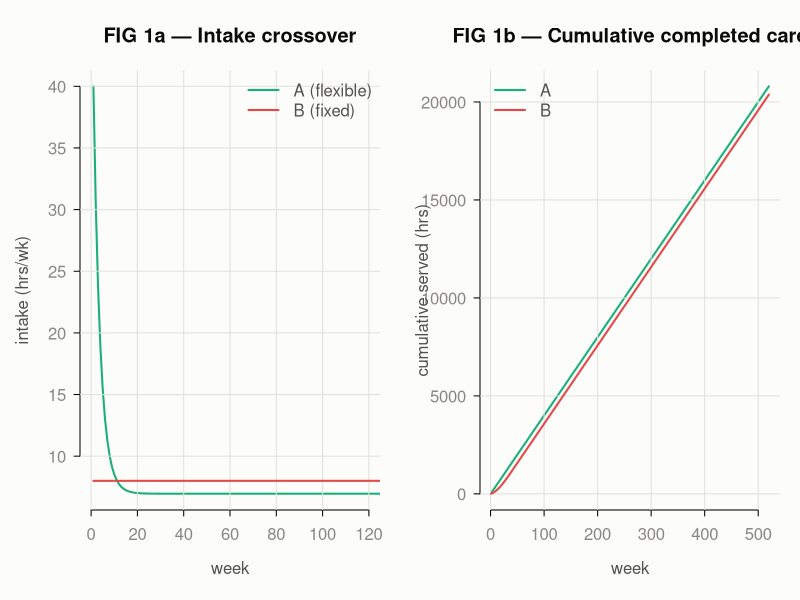
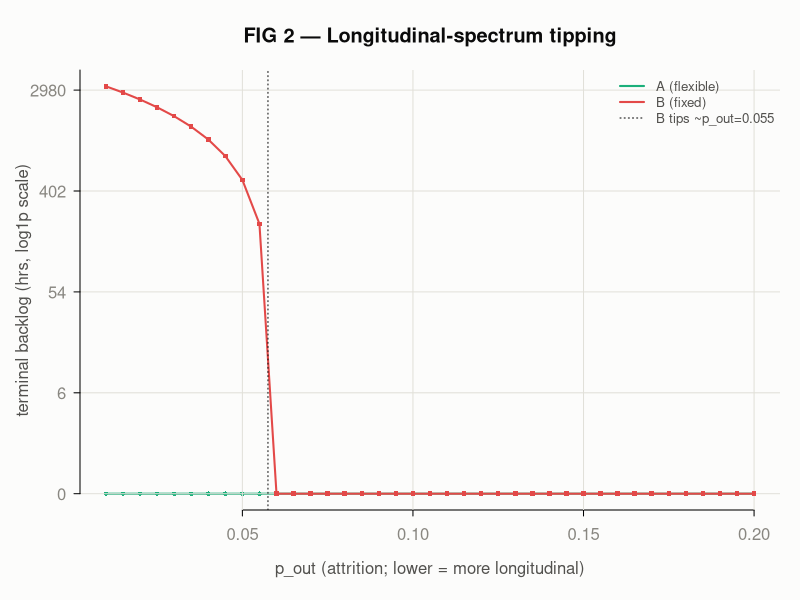
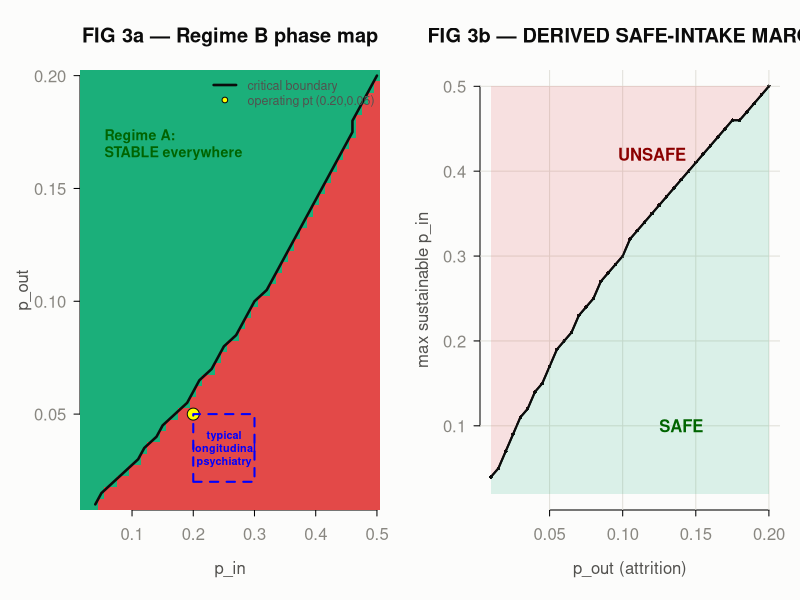
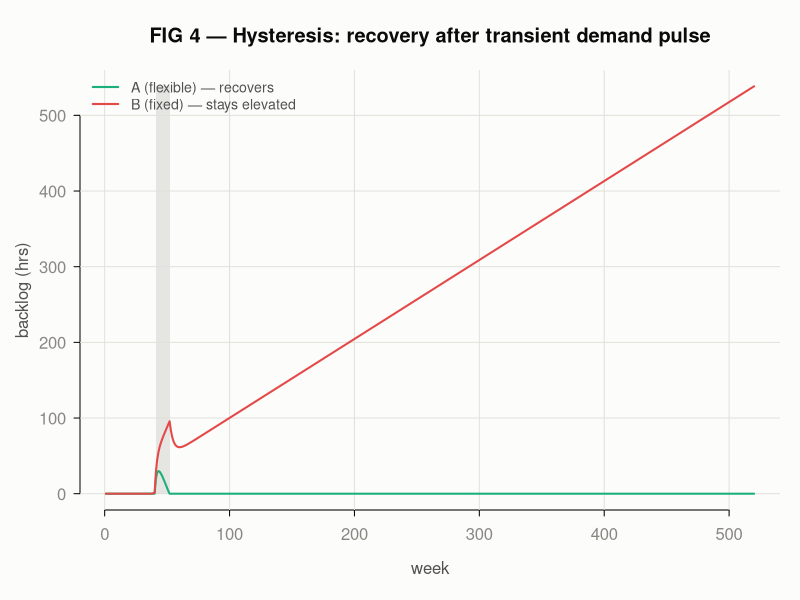

R code for these plots, in order:
# LCPO — mvp.R
# First-pillar MVP,
# Run: Rscript mvp.R
#
# Two intake-governance regimes on identical demand/capacity dynamics:
#   A = flexible / residual intake  (obligations served first; intake = residual)
#   B = reactive  / fixed intake     (p_in*C reserved off the top; intake first)
#
# Dormant for this MVP (held at identity, so accumulation = capacity-
# overflowing demand, NOT hidden demand): p_surf = 1 (full observability),
# p_uti = 1 (no no-shows). Those knobs are minimal.R's pillar (the censored-
# signal claim); the compositional mess of outflow (formal discharge vs.
# uncertain attrition/balking/death) is deliberately not modeled as a single
# lever here either. This script isolates one question: does the capacity-
# split rule between standing obligations and new intake, on its own,
# separate unconditional stability from structural divergence?

# ------------------------------- CONFIG -------------------------------------
PARAMS <- list(
  C             = 40.0,   # weekly capacity (hours), single clinician
  n_weeks       = 520,    # horizon (10 yrs): separates divergence from slow transient
  p_in          = 0.20,   # intake reservation fraction (Regime B lever; endogenous in A)
  p_out         = 0.05,   # panel attrition / week. LOWER = more longitudinally-bounded.
  p_gen         = 1.00,   # forward obligation generated per served encounter
  p_act         = 0.25,   # activation: fraction of panel obligation coming due per week
  p_out_backlog = 0.00    # attrition on carried-over backlog (0 = permanent until served)
)

SWEEPS <- list(
  pout_grid     = round(seq(0.01, 0.20, by = 0.005), 4),  # FIG 2 & 3
  pin_grid      = round(seq(0.02, 0.50, by = 0.01),  3),  # FIG 3 (floor 0.02 completes curve)
  pulse_weeks   = c(40, 52),  # FIG 4 transient window, Python-style [start, end)
  pulse_factor  = 1.8,        # FIG 4 p_act multiplier during pulse
  div_slope_eps = 0.05        # divergence: last-third backlog slope threshold (hrs/wk)
)

# ------------------------------- KERNEL -------------------------------------
# One run. regime in {"A","B"}. Starts empty (panel=0, backlog=0).
simulate <- function(regime, C, n_weeks, p_in, p_out, p_gen, p_act, p_out_backlog,
                      act_series = NULL, div_slope_eps = 0.05) {
  panel   <- 0.0   # latent follow-up obligation stock (hours)
  backlog <- 0.0   # carried-over unserved demand (hours)
  intake_t <- backlog_t <- panel_t <- served_t <- numeric(n_weeks)
  completed_care <- 0.0
  overflow_cum   <- 0.0

  for (w in seq_len(n_weeks)) {
    pact       <- if (is.null(act_series)) p_act else act_series[w]
    follow_due <- panel * pact
    obligation <- follow_due + backlog             # follow-up + carried backlog

    if (regime == "B") {                            # fixed intake off the top
      served_intake <- min(p_in * C, C)
      served_oblig  <- min(obligation, C - served_intake)
    } else {                                        # A: obligations first, intake = residual
      served_oblig  <- min(obligation, C)
      served_intake <- max(0.0, C - served_oblig)
    }

    unserved     <- obligation - served_oblig
    overflow_cum <- overflow_cum + max(0.0, unserved)
    generated    <- (served_oblig + served_intake) * p_gen

    panel   <- max(0.0, (panel - follow_due + generated) * (1 - p_out))
    backlog <- max(0.0, unserved * (1 - p_out_backlog))
    completed_care <- completed_care + served_oblig + served_intake

    intake_t[w]  <- served_intake
    backlog_t[w] <- backlog
    panel_t[w]   <- panel
    served_t[w]  <- served_oblig + served_intake
  }

  # Last-third divergence test.
  start <- floor(2 * n_weeks / 3) + 1
  last  <- backlog_t[start:n_weeks]
  idx   <- seq_along(last)
  # Closed-form OLS slope
  slope <- if (length(idx) > 1) cov(idx, last) / var(idx) else 0
  diverging <- (slope > div_slope_eps) && (backlog_t[n_weeks] > 1)

  list(
    intake = intake_t, backlog = backlog_t, panel = panel_t,
    served_total = served_t, terminal_backlog = backlog_t[n_weeks],
    total_care = completed_care, slope = slope, diverging = diverging,
    overflow_cumulative = overflow_cum
  )
}

# Convenience wrapper: run a regime with inline param overrides.
run <- function(regime, act_series = NULL, ...) {
  p <- modifyList(PARAMS, list(...))
  do.call(simulate, c(list(regime = regime, act_series = act_series,
                            div_slope_eps = SWEEPS$div_slope_eps), p))
}

# ------------------------------ PLOTTING -------------------------------------
dir.create("figs", showWarnings = FALSE)

PAL <- list(
  surface = "#fcfcfb", grid = "#e1e0d9", muted = "#898781",
  ink2 = "#52514e", ink = "#0b0b0b",
  A = "#1baf7a",   # flexible/residual -- stable
  B = "#e34948"    # reactive/fixed -- unstable
)

open_png <- function(path, w = 1700, h = 900) {
  png(path, width = w, height = h, res = 150)
  par(family = "sans", bg = PAL$surface, col.axis = PAL$muted,
      col.lab = PAL$ink2, col.main = PAL$ink, las = 1, bty = "n",
      mgp = c(2.4, 0.7, 0), tcl = -0.3, mar = c(4.5, 4, 3.5, 1))
}

# =========================== FIG 1 — MECHANISM ==============================
A <- run("A"); B <- run("B")
wk <- seq_len(PARAMS$n_weeks)

open_png("figs/regime_fig1_mechanism.png", w = 1950, h = 660)
par(mfrow = c(1, 2))

plot(wk, A$intake, type = "l", col = PAL$A, lwd = 2, xlim = c(0, 120),
     ylim = range(A$intake, B$intake), xlab = "week", ylab = "intake (hrs/wk)",
     main = "FIG 1a — Intake crossover")
grid(col = PAL$grid, lty = 1)
lines(wk, B$intake, col = PAL$B, lwd = 2)
legend("topright", bty = "n", lwd = 2, col = c(PAL$A, PAL$B),
       legend = c("A (flexible)", "B (fixed)"), text.col = PAL$ink2)

cumA <- cumsum(A$served_total); cumB <- cumsum(B$served_total)
plot(wk, cumA, type = "l", col = PAL$A, lwd = 2, ylim = range(cumA, cumB),
     xlab = "week", ylab = "cumulative served (hrs)",
     main = "FIG 1b — Cumulative completed care")
grid(col = PAL$grid, lty = 1)
lines(wk, cumB, col = PAL$B, lwd = 2)
legend("topleft", bty = "n", lwd = 2, col = c(PAL$A, PAL$B),
       legend = c("A", "B"), text.col = PAL$ink2)
dev.off()

# Crossover week index
cross <- which(diff(sign(A$intake - B$intake)) != 0) - 1

# ==================== FIG 2 — STRUCTURAL (p_out spectrum) ===================
A_term <- numeric(length(SWEEPS$pout_grid))
B_term <- numeric(length(SWEEPS$pout_grid))
B_tip  <- NULL
for (i in seq_along(SWEEPS$pout_grid)) {
  po <- SWEEPS$pout_grid[i]
  a <- run("A", p_out = po); b <- run("B", p_out = po)
  A_term[i] <- a$terminal_backlog
  B_term[i] <- b$terminal_backlog
  if (b$diverging) B_tip <- po      # ascending grid -> ends at the tipping boundary
}

yA <- log1p(A_term); yB <- log1p(B_term)

open_png("figs/regime_fig2_structural.png", w = 1200, h = 690)
plot(SWEEPS$pout_grid, yA, type = "o", col = PAL$A, pch = 16, cex = 0.6, lwd = 2,
     ylim = range(yA, yB), yaxt = "n",
     xlab = "p_out (attrition; lower = more longitudinal)",
     ylab = "terminal backlog (hrs, log1p scale)",
     main = "FIG 2 — Longitudinal-spectrum tipping")
grid(col = PAL$grid, lty = 1)
ticks <- pretty(c(yA, yB))
axis(2, at = ticks, labels = round(expm1(ticks)))
lines(SWEEPS$pout_grid, yB, type = "o", col = PAL$B, pch = 15, cex = 0.6, lwd = 2)

leg_lab <- c("A (flexible)", "B (fixed)")
leg_lty <- c(1, 1); leg_lwd <- c(2, 2); leg_col <- c(PAL$A, PAL$B)
if (!is.null(B_tip)) {
  abline(v = B_tip + 0.0025, lty = 3, col = PAL$ink)
  leg_lab <- c(leg_lab, sprintf("B tips ~p_out=%s", B_tip))
  leg_lty <- c(leg_lty, 3); leg_lwd <- c(leg_lwd, 1); leg_col <- c(leg_col, PAL$ink)
}
legend("topright", bty = "n", cex = 0.8, text.col = PAL$ink2,
       lty = leg_lty, lwd = leg_lwd, col = leg_col, legend = leg_lab)
dev.off()

# ============= FIG 3 — PHASE DIAGRAM + SAFE-INTAKE MARGIN CURVE =============
pin_g  <- SWEEPS$pin_grid
pout_g <- SWEEPS$pout_grid
DIV <- matrix(0, nrow = length(pout_g), ncol = length(pin_g))
for (i in seq_along(pout_g)) {
  for (j in seq_along(pin_g)) {
    DIV[i, j] <- if (run("B", p_in = pin_g[j], p_out = pout_g[i])$diverging) 1 else 0
  }
}
boundary <- sapply(seq_along(pout_g), function(i) {
  safe <- pin_g[DIV[i, ] == 0]
  if (length(safe) > 0) max(safe) else NA_real_
})

open_png("figs/regime_fig3_phase_margin.png", w = 2100, h = 750)
par(mfrow = c(1, 2))

# FIG 3a -- phase map. image()'s z is indexed [x, y]; our natural loop order
# is [pout, pin], so DIV must be transposed here or the map renders sideways.
image(pin_g, pout_g, t(DIV), col = c(PAL$A, PAL$B), breaks = c(-0.5, 0.5, 1.5),
      xlab = "p_in", ylab = "p_out", main = "FIG 3a — Regime B phase map")
lines(boundary, pout_g, col = PAL$ink, lwd = 2.5)
points(PARAMS$p_in, PARAMS$p_out, pch = 21, bg = "yellow", col = PAL$ink, cex = 1.6)
rect(0.20, 0.02, 0.30, 0.05, border = "blue", lty = 2, lwd = 2)
text(0.25, 0.035, "typical\nlongitudinal\npsychiatry", col = "blue", cex = 0.65, font = 2)
text(0.055, 0.17, "Regime A:\nSTABLE everywhere", col = "darkgreen", cex = 0.85, font = 2,
     adj = c(0, 0.5))  # matplotlib's text() defaults to left-aligned, unlike R's centered default
legend("topright", bty = "n", cex = 0.75, text.col = PAL$ink2,
       legend = c("critical boundary", sprintf("operating pt (%.2f,%.2f)", PARAMS$p_in, PARAMS$p_out)),
       lty = c(1, NA), lwd = c(2.5, NA), pch = c(NA, 21), pt.bg = c(NA, "yellow"),
       col = c(PAL$ink, PAL$ink))

# FIG 3b -- derived safe-intake margin
plot(pout_g, boundary, type = "o", col = PAL$ink, pch = 16, cex = 0.5, lwd = 2,
     ylim = c(0.02, 0.50), xlab = "p_out (attrition)", ylab = "max sustainable p_in",
     main = "FIG 3b — DERIVED SAFE-INTAKE MARGIN")
grid(col = PAL$grid, lty = 1)
polygon(c(pout_g, rev(pout_g)), c(boundary, rev(rep(0.02, length(pout_g)))),
        col = adjustcolor(PAL$A, alpha.f = 0.15), border = NA)
polygon(c(pout_g, rev(pout_g)), c(boundary, rev(rep(0.50, length(pout_g)))),
        col = adjustcolor(PAL$B, alpha.f = 0.15), border = NA)
lines(pout_g, boundary, col = PAL$ink, lwd = 2)
text(0.12, 0.42, "UNSAFE", col = "darkred", font = 2)
text(0.14, 0.10, "SAFE", col = "darkgreen", font = 2)
dev.off()

# ==================== FIG 4 — DYNAMICAL (hysteresis) =======================
n <- PARAMS$n_weeks
act <- rep(PARAMS$p_act, n)
a0 <- SWEEPS$pulse_weeks[1]; a1 <- SWEEPS$pulse_weeks[2]
# Python act[a0:a1] is a 0-indexed half-open slice [a0, a1); the equivalent
# 1-indexed R slice is (a0+1):a1.
act[(a0 + 1):a1] <- PARAMS$p_act * SWEEPS$pulse_factor

Ah <- run("A", act_series = act)
Bh <- run("B", act_series = act)

open_png("figs/regime_fig4_hysteresis.png", w = 1275, h = 675)
ylimH <- range(Ah$backlog, Bh$backlog)
plot(wk, Ah$backlog, type = "n", ylim = ylimH, xlab = "week", ylab = "backlog (hrs)",
     main = "FIG 4 — Hysteresis: recovery after transient demand pulse")
rect(a0 + 1, ylimH[1], a1, ylimH[2], col = adjustcolor(PAL$muted, alpha.f = 0.2), border = NA)
grid(col = PAL$grid, lty = 1)
lines(wk, Ah$backlog, col = PAL$A, lwd = 2)
lines(wk, Bh$backlog, col = PAL$B, lwd = 2)
legend("topleft", bty = "n", lwd = 2, col = c(PAL$A, PAL$B),
       legend = c("A (flexible) — recovers", "B (fixed) — stays elevated"),
       text.col = PAL$ink2, cex = 0.85)
dev.off()

# ==================== ROBUSTNESS (printed, not plotted) ====================
cat(strrep("=", 72), "\n", sep = "")
cat("ROBUSTNESS — p_gen x p_out, Regime B (confirm p_gen=1.0 not a knife-edge)\n")
cat(strrep("=", 72), "\n", sep = "")
pg_list <- c(0.8, 0.9, 1.0, 1.1, 1.2)
po_list <- c(0.02, 0.05, 0.10, 0.20)
cat("p_gen\\p_out", sprintf("%10.2f", po_list), "\n")
for (pg in pg_list) {
  cells <- sapply(po_list, function(po) {
    b <- run("B", p_gen = pg, p_out = po)
    sprintf("%6.0f(%s)", b$terminal_backlog, if (b$diverging) "DIV" else "ok")
  })
  cat(sprintf("%9.1f ", pg), sprintf("%10s", cells), "\n")
}

# ============================ PINNED SUMMARY ===============================
cat("\n", strrep("=", 72), "\n", sep = "")
cat("PINNED RESULTS\n")
cat(strrep("=", 72), "\n", sep = "")
cat(sprintf("Intake crossover week: [%s]\n", paste(head(cross, 3), collapse = " ")))
cat(sprintf("Total care: A=%.0f  B=%.0f  (A advantage %.0f)\n",
            A$total_care, B$total_care, A$total_care - B$total_care))
cat(sprintf("p_out tipping (B): diverges for p_out <= %s; A bounded across all p_out\n",
            if (is.null(B_tip)) "NA" else B_tip))
cat(sprintf("Hysteresis: A settles ~%.1f  |  B settles ~%.1f (permanent elevation)\n",
            mean(tail(Ah$backlog, 50)), mean(tail(Bh$backlog, 50))))
cat("\nSAFE-INTAKE MARGIN (max sustainable p_in vs p_out):\n")
cat(sprintf("%7s %14s\n", "p_out", "max_safe_p_in"))
checkpoints <- c(0.01, 0.02, 0.03, 0.04, 0.05, 0.06, 0.08, 0.10, 0.15, 0.20)
for (i in seq_along(pout_g)) {
  if (round(pout_g[i], 3) %in% checkpoints) {
    cat(sprintf("%7.3f %14.2f\n", pout_g[i], boundary[i]))
  }
}
cat("\nFigures: figs/regime_fig1_mechanism / regime_fig2_structural /",
    "regime_fig3_phase_margin / regime_fig4_hysteresis\n")
